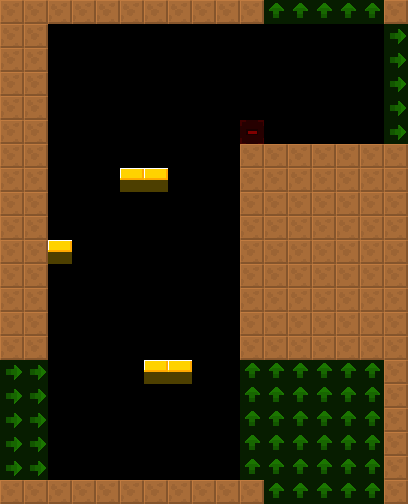

This is a level from a 2D game, rendered from its Tiled map with the project's own tilesets. A one-line summary and the map file follow, with tile-layer data summarised:
An orthogonal 17x21 tile map with 24x24 px tiles, 2 tile layers (col, lnk), 2 tilesets and 6 objects (6x Spikes).

<map version="1.4" tiledversion="1.4.2" orientation="orthogonal" renderorder="right-down" width="17" height="21" tilewidth="24" tileheight="24" infinite="0" nextlayerid="4" nextobjectid="8">
 <tileset firstgid="6" source="../../lnk.tsx" />
 <tileset firstgid="1" source="../../col.tsx" />
 <layer id="1" name="col" width="17" height="21">
  <data>[357 cells, 125 non-empty, 2 distinct tile ids]</data>
 </layer>
 <layer id="2" name="lnk" width="17" height="21" opacity="0.5">
  <data>[357 cells, 56 non-empty, 3 distinct tile ids]</data>
 </layer>
 <objectgroup id="3" name="markers" opacity="0.5">
  <object id="1" name="Spikes" type="Spikes" x="120" y="24" width="72" height="24">
   <properties>
    <property name="yr" value="0" />
    <property name="xr" value="0" />
   </properties>
  </object>
  <object id="2" name="Spikes" type="Spikes" x="48" y="48" width="24" height="96">
   <properties>
    <property name="yr" value="0" />
    <property name="xr" value="0" />
   </properties>
  </object>
  <object id="3" name="Spikes" type="Spikes" x="240" y="120" width="24" height="24">
   <properties>
    <property name="yr" value="0" />
    <property name="xr" value="0" />
   </properties>
  </object>
  <object id="4" name="Spikes" type="Spikes" x="216" y="144" width="24" height="120">
   <properties>
    <property name="yr" value="0" />
    <property name="xr" value="0" />
    <property name="customId" value="left" />
   </properties>
  </object>
  <object id="5" name="Spikes" type="Spikes" x="48" y="312" width="24" height="48">
   <properties>
    <property name="yr" value="0" />
    <property name="xr" value="0" />
   </properties>
  </object>
  <object id="6" name="Spikes" type="Spikes" x="96" y="456" width="120" height="24">
   <properties>
    <property name="yr" value="0" />
    <property name="xr" value="0" />
   </properties>
  </object>
 </objectgroup>
</map>
